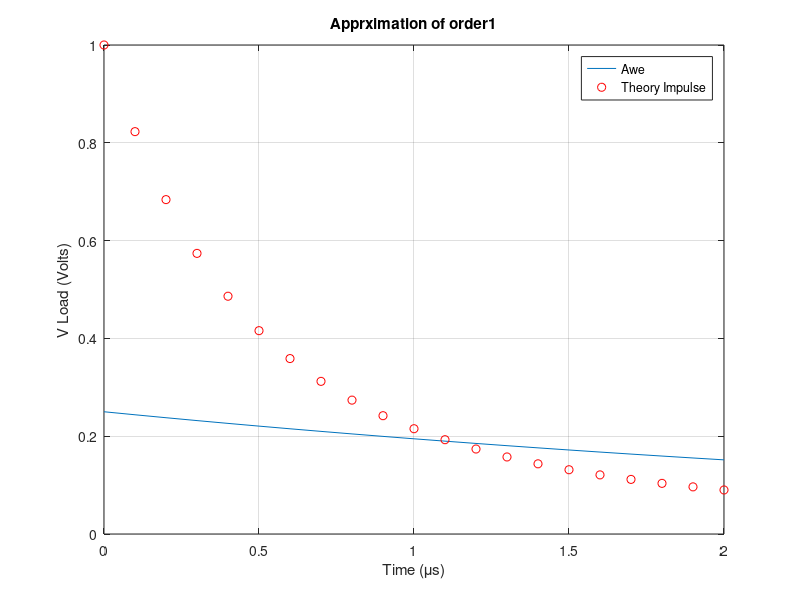
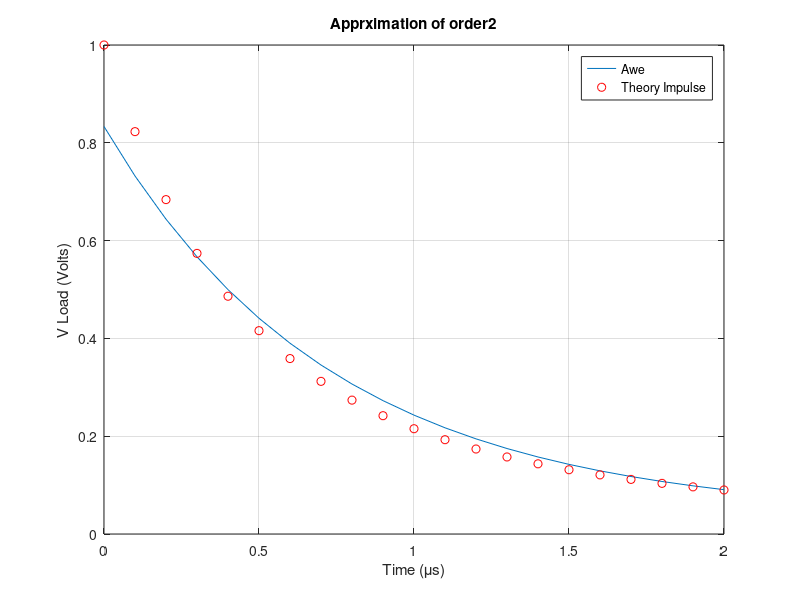
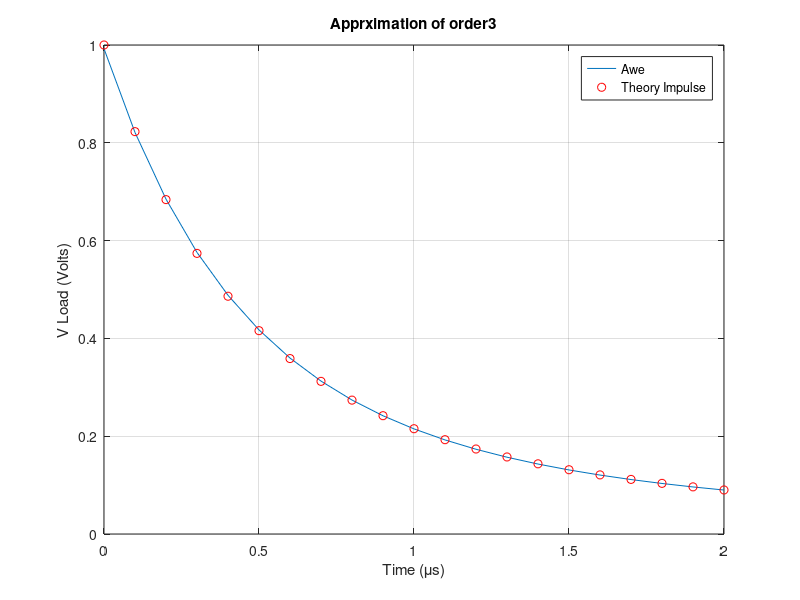
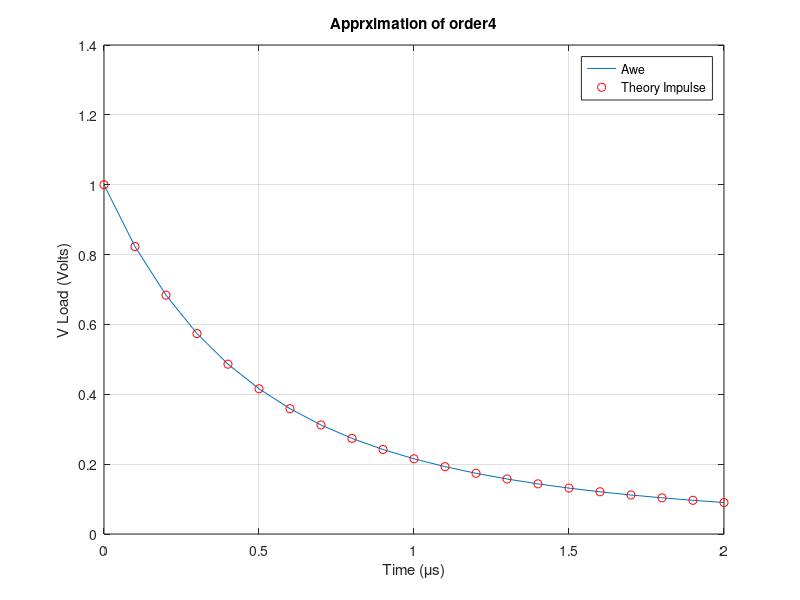

MATLAB code for these plots, in order:
clear all
clc
% Input state-space matrices
A = [-2 1 0 0; 1 -2 1 0; 0 1 -2 1; 0 0 1 -1];
B = [1; 0; 0; 0];
C = [1; 0; 0; 0];
t = 0:0.1:2;
eat = @(t) expm(A.*t); 
y = @(t)mtimes(mtimes(transpose(C),eat(t)),B); 
y_values = arrayfun(@(t) y(t), t);
% Determine the order of the system
q = length(B);

% Compute moments
num_moments = 2 * q;
moments = zeros(1, num_moments);
for i = 1:num_moments
    moments(i) = -transpose(C) * (A^(-i)) * B;
end

% Generalized approximation for all orders
for approx_order = 1:q
    fprintf('Case %d:\n', approx_order);

    % Construct the moment matrix
    moment_matrix = zeros(approx_order);
    Vector_c = -moments(approx_order+1:2*approx_order)';

    for i = 1:approx_order
        moment_matrix(i, :) = moments(i:i+approx_order-1);
    end
    % find b matrix (deno coef)
    b_matrix = inv(moment_matrix)*Vector_c;
    
    %find the ploes 
    poles = roots([transpose(b_matrix) ,1]);
    
    % determine residuses 
    % form the V matrix 
    V = zeros(approx_order);
    for i = 1:approx_order
        for j = 1:approx_order
            V(i, j) = 1/poles(j)^(i-1);
        end
    end
    % form the A matrix 
    A_diag = diag(1 ./ poles);
    r_moments = moments(1:approx_order); % a helper matrix
    % find the residuse
    residues = -1*inv(A_diag)* inv(V)* transpose(r_moments);
    %set a value for t 
    %t=0:10;
    
    %form the impulse response 
    h =0;
    for i = 1:approx_order
        h = h + residues(i) * exp(poles(i) * t);
    end

    % plot the output 
    figure(approx_order);
    plot(t,h);
    hold on 
    plot(t, y_values,'ro');
    xlabel('Time (\mus)');
    ylabel('V Load (Volts)');
    title(['Apprximation of order',num2str(approx_order)]);
    legend('Awe', 'Theory Impulse', 'Location', 'Best');
    grid on
    %}
end